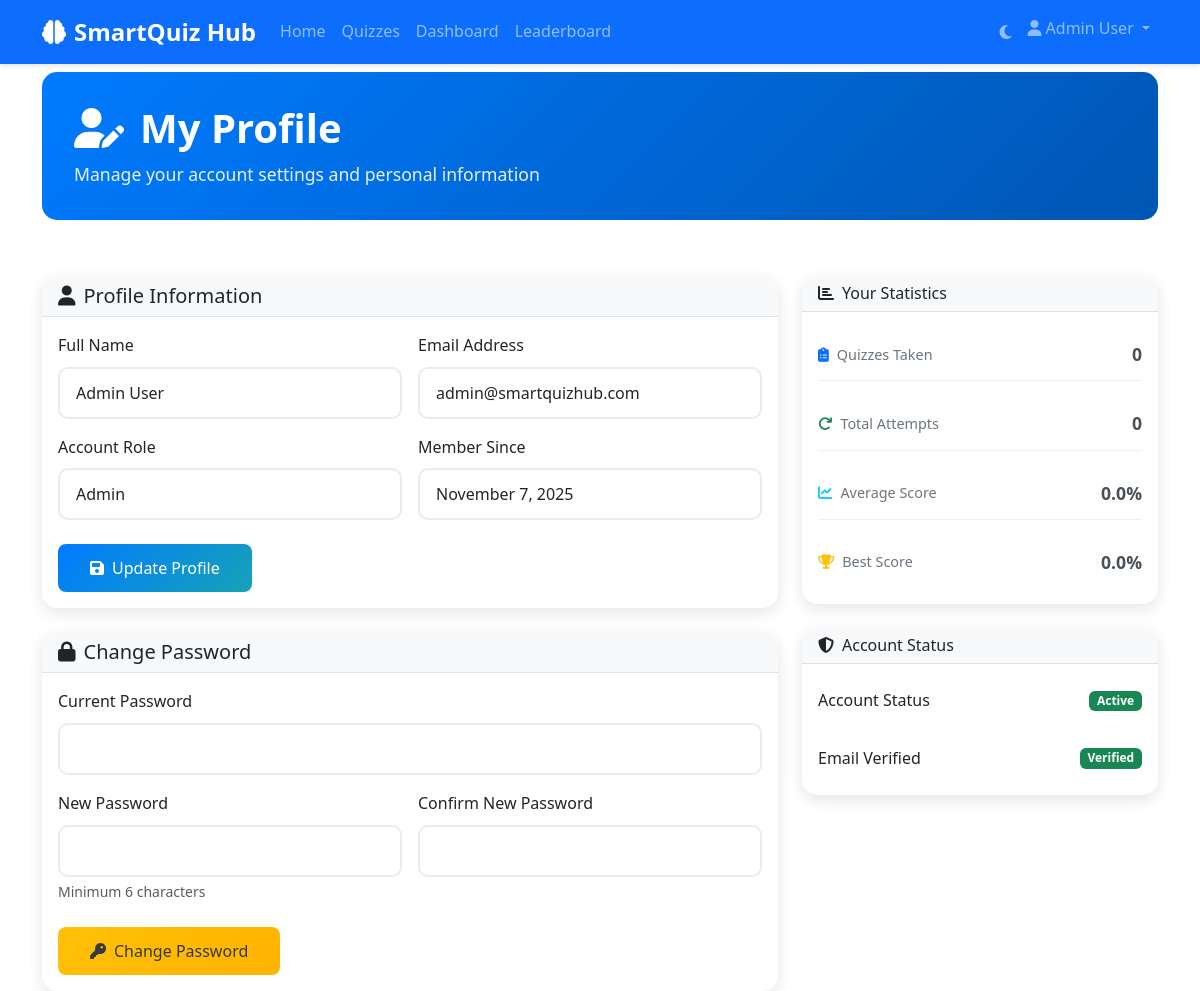
The app's page /profile.php (signed in) with its own data.
### tables this page shows
CREATE TABLE users (
    id INT AUTO_INCREMENT PRIMARY KEY,
    name VARCHAR(100) NOT NULL,
    email VARCHAR(150) UNIQUE NOT NULL,
    password VARCHAR(255) NOT NULL,
    role ENUM('user', 'admin', 'instructor') DEFAULT 'user',
    profile_image VARCHAR(255) DEFAULT NULL,
    created_at TIMESTAMP DEFAULT CURRENT_TIMESTAMP,
    updated_at TIMESTAMP DEFAULT CURRENT_TIMESTAMP ON UPDATE CURRENT_TIMESTAMP,
    is_active BOOLEAN DEFAULT TRUE,
    email_verified BOOLEAN DEFAULT FALSE,
    reset_token VARCHAR(255) DEFAULT NULL,
    reset_token_expires DATETIME DEFAULT NULL
);

### profile.php (the view, shortened to what this page needs)
<?php
$user_id = $_SESSION['user_id'];
try {
    $db = getDB();
    $stmt = $db->prepare("SELECT * FROM users WHERE id = ?");
    $stmt->execute([$user_id]);
    $user = $stmt->fetch();
    $stmt = $db->prepare("
        SELECT
            COUNT(DISTINCT qa.quiz_id) as quizzes_taken,
            COUNT(qa.id) as total_attempts,
            AVG(qa.percentage) as avg_score,
            MAX(qa.percentage) as best_score
        FROM quiz_attempts qa
        WHERE qa.user_id = ? AND qa.status = 'completed'
    ");
    $stmt->execute([$user_id]);
    $stats = $stmt->fetch();
} catch (PDOException $e) {
    $user = null;
    $stats = ['quizzes_taken' => 0, 'total_attempts' => 0, 'avg_score' => 0, 'best_score' => 0];
}
?>
<!DOCTYPE html>
<html lang="en">
<head>
    <link href="https://cdn.jsdelivr.net/npm/bootstrap@5.3.0/dist/css/bootstrap.min.css" rel="stylesheet">
    <link rel="stylesheet" href="https://cdnjs.cloudflare.com/ajax/libs/font-awesome/6.4.0/css/all.min.css">
    <link rel="stylesheet" href="assets/css/style.css">
</head>
<body data-page="profile">
    <nav class="navbar navbar-expand-lg navbar-dark bg-primary fixed-top">
        <div class="container">
            <a class="navbar-brand fw-bold" href="index.php">
                <i class="fas fa-brain me-2"></i><?php echo SITE_NAME; ?>
            </a>
            <div class="collapse navbar-collapse" id="navbarNav">
                <ul class="navbar-nav me-auto">
                    <li class="nav-item">
                        <a class="nav-link" href="index.php">Home</a>
                    </li>
                    <li class="nav-item">
                        <a class="nav-link" href="quizzes.php">Quizzes</a>
                    </li>
                    <li class="nav-item">
                        <a class="nav-link" href="dashboard.php">Dashboard</a>
                    </li>
                    <li class="nav-item">
                        <a class="nav-link" href="leaderboard.php">Leaderboard</a>
                    </li>
                </ul>
                <ul class="navbar-nav">
                    <li class="nav-item">
                        <button class="btn btn-link nav-link" id="themeToggle">
                            <i class="fas fa-moon"></i>
                        </button>
                    </li>
                    <li class="nav-item dropdown">
                        <a class="nav-link dropdown-toggle" href="#" role="button" data-bs-toggle="dropdown">
                            <i class="fas fa-user me-1"></i><?php echo $_SESSION['user_name']; ?>
                        </a>
                    </li>
                </ul>
            </div>
        </div>
    </nav>
    <div class="container mt-5 pt-4">
        <div class="row mb-4">
            <div class="col-12">
                <div class="page-header">
                    <h1 class="page-title">
                        <i class="fas fa-user-edit me-3"></i>My Profile
                    </h1>
                    <p class="page-subtitle">Manage your account settings and personal information</p>
                </div>
            </div>
        </div>
        <div class="row g-4">
            <div class="col-lg-8">
                <div class="card">
                    <div class="card-header">
                        <h5 class="mb-0"><i class="fas fa-user me-2"></i>Profile Information</h5>
                    </div>
                    <div class="card-body">
                        <form method="POST" action="">
                            <div class="row g-3">
                                <div class="col-md-6">
                                    <label for="name" class="form-label">Full Name</label>
                                    <input type="text" class="form-control" id="name" name="name"
                                           value="<?php echo htmlspecialchars($user['name']); ?>" required>
                                </div>
                                <div class="col-md-6">
                                    <label for="email" class="form-label">Email Address</label>
                                    <input type="email" class="form-control" id="email" name="email"
                                           value="<?php echo htmlspecialchars($user['email']); ?>" required>
                                </div>
                                <div class="col-md-6">
                                    <label class="form-label">Account Role</label>
                                    <input type="text" class="form-control" value="<?php echo ucfirst($user['role']); ?>" readonly>
                                </div>
                                <div class="col-md-6">
                                    <label class="form-label">Member Since</label>
                                    <input type="text" class="form-control" value="<?php echo date('F j, Y', strtotime($user['created_at'])); ?>" readonly>
                                </div>
                            </div>
                            <div class="mt-4">
                                <button type="submit" name="update_profile" class="btn btn-primary">
                                    <i class="fas fa-save me-2"></i>Update Profile
                                </button>
                            </div>
                        </form>
                    </div>
                </div>
                <div class="card mt-4">
                    <div class="card-header">
                        <h5 class="mb-0"><i class="fas fa-lock me-2"></i>Change Password</h5>
                    </div>
                    <div class="card-body">
                        <form method="POST" action="">
                            <div class="row g-3">
                                <div class="col-12">
                                    <label for="current_password" class="form-label">Current Password</label>
                                    <input type="password" class="form-control" id="current_password" name="current_password" required>
                                </div>
                                <div class="col-md-6">
                                    <label for="new_password" class="form-label">New Password</label>
                                    <input type="password" class="form-control" id="new_password" name="new_password"
                                           minlength="<?php echo PASSWORD_MIN_LENGTH; ?>" required>
                                    <div class="form-text">Minimum <?php echo PASSWORD_MIN_LENGTH; ?> characters</div>
                                </div>
                                <div class="col-md-6">
                                    <label for="confirm_password" class="form-label">Confirm New Password</label>
                                    <input type="password" class="form-control" id="confirm_password" name="confirm_password" required>
                                </div>
                            </div>
                            <div class="mt-4">
                                <button type="submit" name="change_password" class="btn btn-warning">
                                    <i class="fas fa-key me-2"></i>Change Password
                                </button>
                            </div>
                        </form>
                    </div>
                </div>
            </div>
            <div class="col-lg-4">
                <div class="card">
                    <div class="card-header">
                        <h6 class="mb-0"><i class="fas fa-chart-bar me-2"></i>Your Statistics</h6>
                    </div>
                    <div class="card-body">
                        <div class="stat-item mb-3">
                            <div class="d-flex justify-content-between align-items-center">
                                <span class="stat-label">
                                    <i class="fas fa-clipboard-list text-primary me-2"></i>Quizzes Taken
                                </span>
                                <span class="stat-value fw-bold"><?php echo $stats['quizzes_taken']; ?></span>
                            </div>
                        </div>
                        <div class="stat-item mb-3">
                            <div class="d-flex justify-content-between align-items-center">
                                <span class="stat-label">
                                    <i class="fas fa-redo text-success me-2"></i>Total Attempts
                                </span>
                                <span class="stat-value fw-bold"><?php echo $stats['total_attempts']; ?></span>
                            </div>
                        </div>
                        <div class="stat-item mb-3">
                            <div class="d-flex justify-content-between align-items-center">
                                <span class="stat-label">
                                    <i class="fas fa-chart-line text-info me-2"></i>Average Score
                                </span>
                                <span class="stat-value fw-bold"><?php echo number_format($stats['avg_score'], 1); ?>%</span>
                            </div>
                        </div>
                        <div class="stat-item">
                            <div class="d-flex justify-content-between align-items-center">
                                <span class="stat-label">
                                    <i class="fas fa-trophy text-warning me-2"></i>Best Score
                                </span>
                                <span class="stat-value fw-bold"><?php echo number_format($stats['best_score'], 1); ?>%</span>
                            </div>
                        </div>
                    </div>
                </div>
                <div class="card mt-4">
                    <div class="card-header">
                        <h6 class="mb-0"><i class="fas fa-shield-alt me-2"></i>Account Status</h6>
                    </div>
                    <div class="card-body">
                        <div class="status-item mb-3">
                            <div class="d-flex justify-content-between align-items-center">
                                <span>Account Status</span>
                                <span class="badge bg-<?php echo $user['is_active'] ? 'success' : 'danger'; ?>">
                                    <?php echo $user['is_active'] ? 'Active' : 'Inactive'; ?>
                                </span>
                            </div>
                        </div>
                        <div class="status-item">
                            <div class="d-flex justify-content-between align-items-center">
                                <span>Email Verified</span>
                                <span class="badge bg-<?php echo $user['email_verified'] ? 'success' : 'warning'; ?>">
                                    <?php echo $user['email_verified'] ? 'Verified' : 'Pending'; ?>
                                </span>
                            </div>
                        </div>
                    </div>
                </div>
            </div>
        </div>
    </div>
</body>
</html>

### assets/css/style.css (style rules this page uses)
:root { --primary-color: #007bff; --secondary-color: #6c757d; --success-color: #28a745; --danger-color: #dc3545; --warning-color: #ffc107; --info-color: #17a2b8; --light-color: #f8f9fa; --dark-color: #343a40; --white: #ffffff; --black: #000000; --dark-bg: #1a1a1a; --dark-surface: #2d2d2d; --dark-text: #e0e0e0; --dark-border: #404040; }
* { margin: 0; padding: 0; box-sizing: border-box; }
body { font-family: 'Segoe UI', Tahoma, Geneva, Verdana, sans-serif; line-height: 1.6; color: #333; transition: all 0.3s ease; }
.navbar { box-shadow: 0 2px 4px rgba(0,0,0,0.1); transition: all 0.3s ease; }
.navbar-brand { font-size: 1.5rem; }
.navbar-nav .nav-link { font-weight: 500; transition: color 0.3s ease; }
.btn { border-radius: 25px; font-weight: 500; padding: 0.75rem 2rem; transition: all 0.3s ease; border: none; }
.btn-primary { background: linear-gradient(135deg, var(--primary-color), var(--info-color)); border: none; }
.btn-warning { background: linear-gradient(135deg, var(--warning-color), #ffb300); border: none; color: var(--dark-color); }
.form-control { border-radius: 10px; border: 2px solid #e9ecef; padding: 0.75rem 1rem; transition: all 0.3s ease; }
html { scroll-behavior: smooth; }

### profile.php (style rules this page uses)
.page-header { background: linear-gradient(135deg, #007bff 0%, #0056b3 100%); color: white; padding: 2rem; border-radius: 15px; margin-bottom: 2rem; }
.page-title { font-size: 2.5rem; font-weight: bold; margin-bottom: 0.5rem; }
.page-subtitle { font-size: 1.1rem; opacity: 0.9; margin-bottom: 0; }
.card { border-radius: 15px; box-shadow: 0 5px 15px rgba(0,0,0,0.1); border: none; }
.card-header { background: #f8f9fa; border-bottom: 1px solid #dee2e6; border-radius: 15px 15px 0 0 !important; }
.stat-item { padding: 0.75rem 0; border-bottom: 1px solid #f0f0f0; }
.stat-item:last-child { border-bottom: none; }
.stat-label { color: #6c757d; font-size: 0.9rem; }
.stat-value { font-size: 1.1rem; color: #495057; }
.status-item { padding: 0.5rem 0; }
.btn { border-radius: 8px; font-weight: 500; }

### records on screen
users: name "Admin User", email "admin@smartquizhub.com", role "Admin", created_at "November 7, 2025"

### other values on screen
SITE_NAME "SmartQuiz Hub"
$_SESSION['user_name'] "Admin User"
PASSWORD_MIN_LENGTH "6"
$stats['quizzes_taken'] "0"
$stats['total_attempts'] "0"
$stats['avg_score'] "0.0"
$stats['best_score'] "0.0"
